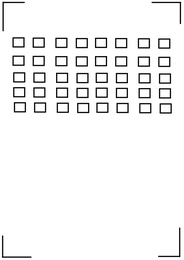
%> input picture projeto_final/Olds/first1.jpg, 184 x 260 px, shrunk from 794 x 1122 before the run, given in place of testeFoto.png, which was not available
$ octave set_corners.m   (GNU Octave 9; MATLAB toolbox functions it lacks are replaced by stand-ins)
%> lines starting %> are read from the running program, lines starting %| are printed output that depends on the picture; pictures that were not available may be replaced by others from this repository, and a replacement may not be noted
%primeiro
%script para encontrar os cantos da folha

pkg load image;

start_time = time;

##im1 = imread("pdi_project_form_clean.jpg");
##im1 = imread("form02.jpeg");
im1 = imread("testeFoto.png");
%> im1 is the input picture: size 260x184x3 uint8; min 0, max 255, mean 242.9
im1 = rgb2gray(im1);
%> im1: size 260x184 uint8
figure;
imshow(im1);
hold on;

top_pattern = imread("bottom_left.jpg");
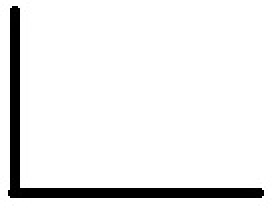
%> input picture projeto_final/Olds/bottom_left.jpg, 138 x 107 px (shown 2 times larger)
%> top_pattern is the input picture: size 107x138x3 uint8; min 0, max 255, mean 236.2
cc = normxcorr2 (top_pattern, im1);
[r, c] = find (cc == max (cc(:)));
%> r = [56; 56; 56]; c = [135; 456; 777]
x21 = c
%> x21 = [135; 456; 777]
y21 = r
%> y21 = [56; 56; 56]
rectangle('position',[x21 y21 10 10],...
          'curvature',[0,0],'edgecolor','g','linewidth',2);
%> (this line was passed over: rectangle is not available in this run)

top_pattern = imread("bottom_right.jpg");
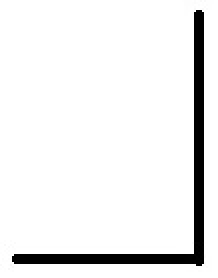
%> input picture projeto_final/Olds/bottom_right.jpg, 109 x 139 px (shown 2 times larger)
%> top_pattern is the input picture: size 139x109x3 uint8; min 0, max 255, mean 236.7
cc = normxcorr2 (top_pattern, im1);
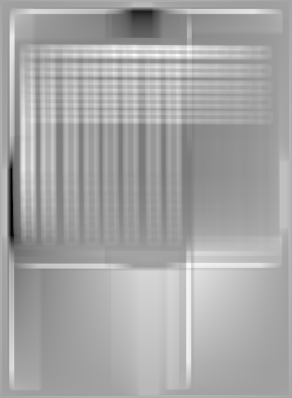
%> cc: size 398x292x3 double; min -0.239, max 0.132, mean 0.00332; drawn with min black and max white
[r, c] = find (cc == max (cc(:)));
%> r = [55; 55; 55]; c = [135; 427; 719]
x22 = c
%> x22 = [135; 427; 719]
y22 = r
%> y22 = [55; 55; 55]
rectangle('position',[x22 y22 10 10],...
          'curvature',[0,0],'edgecolor','g','linewidth',2);
%> (this line was passed over: rectangle is not available in this run)

top_pattern = imread("top_right.jpg");
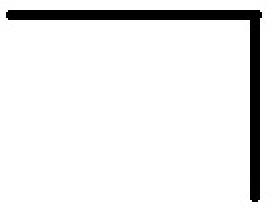
%> input picture projeto_final/Olds/top_right.jpg, 136 x 110 px (shown 2 times larger)
%> top_pattern is the input picture: size 110x136x3 uint8; min 0, max 255, mean 236.4
cc = normxcorr2 (top_pattern, im1);
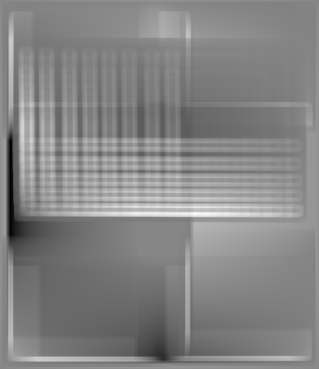
%> cc: size 369x319x3 double; min -0.213, max 0.19, mean -0.00281; drawn with min black and max white
[r, c] = find (cc == max (cc(:)));
%> r = [214; 214; 214]; c = [195; 514; 833]
x12 = c
%> x12 = [195; 514; 833]
y12 = r
%> y12 = [214; 214; 214]
rectangle('position',[x12 y12 10 10],...
          'curvature',[0,0],'edgecolor','g','linewidth',2);
%> (this line was passed over: rectangle is not available in this run)

top_pattern = imread("top_corner.jpg");
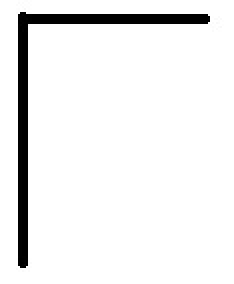
%> input picture projeto_final/Olds/top_corner.jpg, 117 x 142 px (shown 2 times larger)
%> top_pattern is the input picture: size 142x117x3 uint8; min 0, max 255, mean 238.3
cc = normxcorr2 (top_pattern, im1);
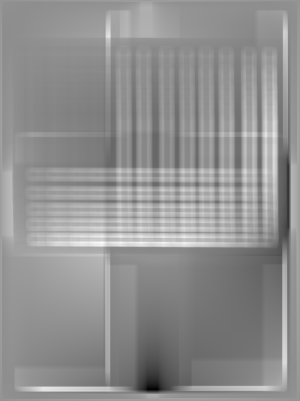
%> cc: size 401x300x3 double; min -0.192, max 0.141, mean -0.00285; drawn with min black and max white
[r, c] = find (cc == max (cc(:)));
%> r = [243; 243; 243]; c = [103; 403; 703]
x11 = c
%> x11 = [103; 403; 703]
y11 = r
%> y11 = [243; 243; 243]
rectangle('position',[x11 y11 10 10],...
          'curvature',[0,0],'edgecolor','g','linewidth',2);
%> (this line was passed over: rectangle is not available in this run)

printf("program took: %.02fs\n", time-start_time);
